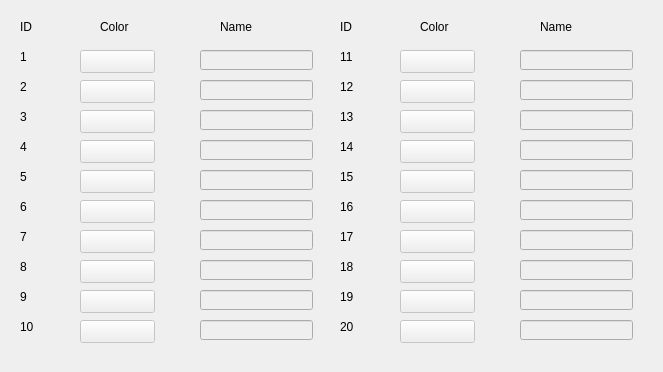
<?xml version="1.0" encoding="UTF-8"?>
<ui version="4.0">
 <class>landcover_dlg</class>
 <widget class="QDialog" name="landcover_dlg">
  <property name="geometry">
   <rect>
    <x>0</x>
    <y>0</y>
    <width>663</width>
    <height>372</height>
   </rect>
  </property>
  <property name="windowTitle">
   <string>Landcover</string>
  </property>
  <property name="windowIcon">
   <iconset resource="images.qrc">
    <normaloff>:/background/GenRiver logo.jpg</normaloff>:/background/GenRiver logo.jpg</iconset>
  </property>
  <widget class="QLineEdit" name="lcName_13">
   <property name="enabled">
    <bool>false</bool>
   </property>
   <property name="geometry">
    <rect>
     <x>520</x>
     <y>110</y>
     <width>113</width>
     <height>20</height>
    </rect>
   </property>
  </widget>
  <widget class="QLineEdit" name="lcName_7">
   <property name="enabled">
    <bool>false</bool>
   </property>
   <property name="geometry">
    <rect>
     <x>200</x>
     <y>230</y>
     <width>113</width>
     <height>20</height>
    </rect>
   </property>
  </widget>
  <widget class="QLineEdit" name="lcName_8">
   <property name="enabled">
    <bool>false</bool>
   </property>
   <property name="geometry">
    <rect>
     <x>200</x>
     <y>260</y>
     <width>113</width>
     <height>20</height>
    </rect>
   </property>
  </widget>
  <widget class="QLineEdit" name="lcName_12">
   <property name="enabled">
    <bool>false</bool>
   </property>
   <property name="geometry">
    <rect>
     <x>520</x>
     <y>80</y>
     <width>113</width>
     <height>20</height>
    </rect>
   </property>
  </widget>
  <widget class="QPushButton" name="lcColor_9">
   <property name="enabled">
    <bool>false</bool>
   </property>
   <property name="geometry">
    <rect>
     <x>80</x>
     <y>260</y>
     <width>75</width>
     <height>23</height>
    </rect>
   </property>
   <property name="text">
    <string/>
   </property>
  </widget>
  <widget class="QLineEdit" name="lcName_19">
   <property name="enabled">
    <bool>false</bool>
   </property>
   <property name="geometry">
    <rect>
     <x>520</x>
     <y>290</y>
     <width>113</width>
     <height>20</height>
    </rect>
   </property>
  </widget>
  <widget class="QPushButton" name="lcColor_16">
   <property name="enabled">
    <bool>false</bool>
   </property>
   <property name="geometry">
    <rect>
     <x>400</x>
     <y>200</y>
     <width>75</width>
     <height>23</height>
    </rect>
   </property>
   <property name="text">
    <string/>
   </property>
  </widget>
  <widget class="QLabel" name="label_16">
   <property name="geometry">
    <rect>
     <x>340</x>
     <y>320</y>
     <width>46</width>
     <height>13</height>
    </rect>
   </property>
   <property name="text">
    <string>20</string>
   </property>
  </widget>
  <widget class="QLineEdit" name="lcName_16">
   <property name="enabled">
    <bool>false</bool>
   </property>
   <property name="geometry">
    <rect>
     <x>520</x>
     <y>200</y>
     <width>113</width>
     <height>20</height>
    </rect>
   </property>
  </widget>
  <widget class="QLineEdit" name="lcName_20">
   <property name="enabled">
    <bool>false</bool>
   </property>
   <property name="geometry">
    <rect>
     <x>520</x>
     <y>320</y>
     <width>113</width>
     <height>20</height>
    </rect>
   </property>
  </widget>
  <widget class="QLabel" name="label_2">
   <property name="geometry">
    <rect>
     <x>100</x>
     <y>20</y>
     <width>46</width>
     <height>13</height>
    </rect>
   </property>
   <property name="text">
    <string>Color</string>
   </property>
  </widget>
  <widget class="QLineEdit" name="lcName_2">
   <property name="enabled">
    <bool>false</bool>
   </property>
   <property name="geometry">
    <rect>
     <x>200</x>
     <y>80</y>
     <width>113</width>
     <height>20</height>
    </rect>
   </property>
  </widget>
  <widget class="QLabel" name="label_21">
   <property name="geometry">
    <rect>
     <x>340</x>
     <y>170</y>
     <width>46</width>
     <height>13</height>
    </rect>
   </property>
   <property name="text">
    <string>15</string>
   </property>
  </widget>
  <widget class="QPushButton" name="lcColor_10">
   <property name="enabled">
    <bool>false</bool>
   </property>
   <property name="geometry">
    <rect>
     <x>80</x>
     <y>320</y>
     <width>75</width>
     <height>23</height>
    </rect>
   </property>
   <property name="text">
    <string/>
   </property>
  </widget>
  <widget class="QLineEdit" name="lcName_17">
   <property name="enabled">
    <bool>false</bool>
   </property>
   <property name="geometry">
    <rect>
     <x>520</x>
     <y>230</y>
     <width>113</width>
     <height>20</height>
    </rect>
   </property>
  </widget>
  <widget class="QPushButton" name="lcColor_6">
   <property name="enabled">
    <bool>false</bool>
   </property>
   <property name="geometry">
    <rect>
     <x>80</x>
     <y>170</y>
     <width>75</width>
     <height>23</height>
    </rect>
   </property>
   <property name="text">
    <string/>
   </property>
  </widget>
  <widget class="QLineEdit" name="lcName_10">
   <property name="enabled">
    <bool>false</bool>
   </property>
   <property name="geometry">
    <rect>
     <x>200</x>
     <y>320</y>
     <width>113</width>
     <height>20</height>
    </rect>
   </property>
  </widget>
  <widget class="QLabel" name="label_10">
   <property name="geometry">
    <rect>
     <x>20</x>
     <y>290</y>
     <width>46</width>
     <height>13</height>
    </rect>
   </property>
   <property name="text">
    <string>9</string>
   </property>
  </widget>
  <widget class="QLineEdit" name="lcName_9">
   <property name="enabled">
    <bool>false</bool>
   </property>
   <property name="geometry">
    <rect>
     <x>200</x>
     <y>290</y>
     <width>113</width>
     <height>20</height>
    </rect>
   </property>
  </widget>
  <widget class="QLineEdit" name="lcName_3">
   <property name="enabled">
    <bool>false</bool>
   </property>
   <property name="geometry">
    <rect>
     <x>200</x>
     <y>110</y>
     <width>113</width>
     <height>20</height>
    </rect>
   </property>
  </widget>
  <widget class="QLabel" name="label_25">
   <property name="geometry">
    <rect>
     <x>420</x>
     <y>20</y>
     <width>46</width>
     <height>13</height>
    </rect>
   </property>
   <property name="text">
    <string>Color</string>
   </property>
  </widget>
  <widget class="QLabel" name="label_7">
   <property name="geometry">
    <rect>
     <x>20</x>
     <y>200</y>
     <width>46</width>
     <height>13</height>
    </rect>
   </property>
   <property name="text">
    <string>6</string>
   </property>
  </widget>
  <widget class="QLineEdit" name="lcName_1">
   <property name="enabled">
    <bool>false</bool>
   </property>
   <property name="geometry">
    <rect>
     <x>200</x>
     <y>50</y>
     <width>113</width>
     <height>20</height>
    </rect>
   </property>
  </widget>
  <widget class="QLabel" name="label_24">
   <property name="geometry">
    <rect>
     <x>340</x>
     <y>20</y>
     <width>46</width>
     <height>13</height>
    </rect>
   </property>
   <property name="text">
    <string>ID</string>
   </property>
  </widget>
  <widget class="QPushButton" name="lcColor_14">
   <property name="enabled">
    <bool>false</bool>
   </property>
   <property name="geometry">
    <rect>
     <x>400</x>
     <y>140</y>
     <width>75</width>
     <height>23</height>
    </rect>
   </property>
   <property name="text">
    <string/>
   </property>
  </widget>
  <widget class="QLabel" name="label_18">
   <property name="geometry">
    <rect>
     <x>340</x>
     <y>290</y>
     <width>46</width>
     <height>13</height>
    </rect>
   </property>
   <property name="text">
    <string>19</string>
   </property>
  </widget>
  <widget class="QLabel" name="label_19">
   <property name="geometry">
    <rect>
     <x>340</x>
     <y>80</y>
     <width>46</width>
     <height>13</height>
    </rect>
   </property>
   <property name="text">
    <string>12</string>
   </property>
  </widget>
  <widget class="QPushButton" name="lcColor_13">
   <property name="enabled">
    <bool>false</bool>
   </property>
   <property name="geometry">
    <rect>
     <x>400</x>
     <y>110</y>
     <width>75</width>
     <height>23</height>
    </rect>
   </property>
   <property name="text">
    <string/>
   </property>
  </widget>
  <widget class="QLabel" name="label_22">
   <property name="geometry">
    <rect>
     <x>340</x>
     <y>140</y>
     <width>46</width>
     <height>13</height>
    </rect>
   </property>
   <property name="text">
    <string>14</string>
   </property>
  </widget>
  <widget class="QLabel" name="label_14">
   <property name="geometry">
    <rect>
     <x>20</x>
     <y>320</y>
     <width>46</width>
     <height>13</height>
    </rect>
   </property>
   <property name="text">
    <string>10</string>
   </property>
  </widget>
  <widget class="QLabel" name="label_20">
   <property name="geometry">
    <rect>
     <x>340</x>
     <y>110</y>
     <width>46</width>
     <height>13</height>
    </rect>
   </property>
   <property name="text">
    <string>13</string>
   </property>
  </widget>
  <widget class="QPushButton" name="lcColor_12">
   <property name="enabled">
    <bool>false</bool>
   </property>
   <property name="geometry">
    <rect>
     <x>400</x>
     <y>80</y>
     <width>75</width>
     <height>23</height>
    </rect>
   </property>
   <property name="text">
    <string/>
   </property>
  </widget>
  <widget class="QLineEdit" name="lcName_4">
   <property name="enabled">
    <bool>false</bool>
   </property>
   <property name="geometry">
    <rect>
     <x>200</x>
     <y>140</y>
     <width>113</width>
     <height>20</height>
    </rect>
   </property>
  </widget>
  <widget class="QLabel" name="label_4">
   <property name="geometry">
    <rect>
     <x>20</x>
     <y>50</y>
     <width>46</width>
     <height>13</height>
    </rect>
   </property>
   <property name="text">
    <string>1</string>
   </property>
  </widget>
  <widget class="QLabel" name="label_5">
   <property name="geometry">
    <rect>
     <x>20</x>
     <y>80</y>
     <width>46</width>
     <height>13</height>
    </rect>
   </property>
   <property name="text">
    <string>2</string>
   </property>
  </widget>
  <widget class="QPushButton" name="lcColor_15">
   <property name="enabled">
    <bool>false</bool>
   </property>
   <property name="geometry">
    <rect>
     <x>400</x>
     <y>170</y>
     <width>75</width>
     <height>23</height>
    </rect>
   </property>
   <property name="text">
    <string/>
   </property>
  </widget>
  <widget class="QLabel" name="label_26">
   <property name="geometry">
    <rect>
     <x>540</x>
     <y>20</y>
     <width>46</width>
     <height>13</height>
    </rect>
   </property>
   <property name="text">
    <string>Name</string>
   </property>
  </widget>
  <widget class="QLabel" name="label_23">
   <property name="geometry">
    <rect>
     <x>340</x>
     <y>50</y>
     <width>46</width>
     <height>13</height>
    </rect>
   </property>
   <property name="text">
    <string>11</string>
   </property>
  </widget>
  <widget class="QLabel" name="label_3">
   <property name="geometry">
    <rect>
     <x>220</x>
     <y>20</y>
     <width>46</width>
     <height>13</height>
    </rect>
   </property>
   <property name="text">
    <string>Name</string>
   </property>
  </widget>
  <widget class="QLabel" name="label_17">
   <property name="geometry">
    <rect>
     <x>340</x>
     <y>260</y>
     <width>46</width>
     <height>13</height>
    </rect>
   </property>
   <property name="text">
    <string>18</string>
   </property>
  </widget>
  <widget class="QPushButton" name="lcColor_20">
   <property name="enabled">
    <bool>false</bool>
   </property>
   <property name="geometry">
    <rect>
     <x>400</x>
     <y>320</y>
     <width>75</width>
     <height>23</height>
    </rect>
   </property>
   <property name="text">
    <string/>
   </property>
  </widget>
  <widget class="QLineEdit" name="lcName_11">
   <property name="enabled">
    <bool>false</bool>
   </property>
   <property name="geometry">
    <rect>
     <x>520</x>
     <y>50</y>
     <width>113</width>
     <height>20</height>
    </rect>
   </property>
  </widget>
  <widget class="QLineEdit" name="lcName_15">
   <property name="enabled">
    <bool>false</bool>
   </property>
   <property name="geometry">
    <rect>
     <x>520</x>
     <y>170</y>
     <width>113</width>
     <height>20</height>
    </rect>
   </property>
  </widget>
  <widget class="QLineEdit" name="lcName_5">
   <property name="enabled">
    <bool>false</bool>
   </property>
   <property name="geometry">
    <rect>
     <x>200</x>
     <y>170</y>
     <width>113</width>
     <height>20</height>
    </rect>
   </property>
  </widget>
  <widget class="QPushButton" name="lcColor_8">
   <property name="enabled">
    <bool>false</bool>
   </property>
   <property name="geometry">
    <rect>
     <x>80</x>
     <y>290</y>
     <width>75</width>
     <height>23</height>
    </rect>
   </property>
   <property name="text">
    <string/>
   </property>
  </widget>
  <widget class="QLabel" name="label_12">
   <property name="geometry">
    <rect>
     <x>20</x>
     <y>260</y>
     <width>46</width>
     <height>13</height>
    </rect>
   </property>
   <property name="text">
    <string>8</string>
   </property>
  </widget>
  <widget class="QLabel" name="label_11">
   <property name="geometry">
    <rect>
     <x>20</x>
     <y>230</y>
     <width>46</width>
     <height>13</height>
    </rect>
   </property>
   <property name="text">
    <string>7</string>
   </property>
  </widget>
  <widget class="QPushButton" name="lcColor_18">
   <property name="enabled">
    <bool>false</bool>
   </property>
   <property name="geometry">
    <rect>
     <x>400</x>
     <y>260</y>
     <width>75</width>
     <height>23</height>
    </rect>
   </property>
   <property name="text">
    <string/>
   </property>
  </widget>
  <widget class="QPushButton" name="lcColor_11">
   <property name="enabled">
    <bool>false</bool>
   </property>
   <property name="geometry">
    <rect>
     <x>400</x>
     <y>50</y>
     <width>75</width>
     <height>23</height>
    </rect>
   </property>
   <property name="text">
    <string/>
   </property>
  </widget>
  <widget class="QLabel" name="label_8">
   <property name="geometry">
    <rect>
     <x>20</x>
     <y>140</y>
     <width>46</width>
     <height>13</height>
    </rect>
   </property>
   <property name="text">
    <string>4</string>
   </property>
  </widget>
  <widget class="QPushButton" name="lcColor_3">
   <property name="enabled">
    <bool>false</bool>
   </property>
   <property name="geometry">
    <rect>
     <x>80</x>
     <y>110</y>
     <width>75</width>
     <height>23</height>
    </rect>
   </property>
   <property name="text">
    <string/>
   </property>
  </widget>
  <widget class="QLabel" name="label_9">
   <property name="geometry">
    <rect>
     <x>20</x>
     <y>170</y>
     <width>46</width>
     <height>13</height>
    </rect>
   </property>
   <property name="text">
    <string>5</string>
   </property>
  </widget>
  <widget class="QLabel" name="label_13">
   <property name="geometry">
    <rect>
     <x>340</x>
     <y>230</y>
     <width>46</width>
     <height>13</height>
    </rect>
   </property>
   <property name="text">
    <string>17</string>
   </property>
  </widget>
  <widget class="QPushButton" name="lcColor_1">
   <property name="enabled">
    <bool>false</bool>
   </property>
   <property name="geometry">
    <rect>
     <x>80</x>
     <y>50</y>
     <width>75</width>
     <height>23</height>
    </rect>
   </property>
   <property name="text">
    <string/>
   </property>
  </widget>
  <widget class="QLineEdit" name="lcName_14">
   <property name="enabled">
    <bool>false</bool>
   </property>
   <property name="geometry">
    <rect>
     <x>520</x>
     <y>140</y>
     <width>113</width>
     <height>20</height>
    </rect>
   </property>
  </widget>
  <widget class="QPushButton" name="lcColor_2">
   <property name="enabled">
    <bool>false</bool>
   </property>
   <property name="geometry">
    <rect>
     <x>80</x>
     <y>80</y>
     <width>75</width>
     <height>23</height>
    </rect>
   </property>
   <property name="text">
    <string/>
   </property>
  </widget>
  <widget class="QPushButton" name="lcColor_7">
   <property name="enabled">
    <bool>false</bool>
   </property>
   <property name="geometry">
    <rect>
     <x>80</x>
     <y>230</y>
     <width>75</width>
     <height>23</height>
    </rect>
   </property>
   <property name="text">
    <string/>
   </property>
  </widget>
  <widget class="QPushButton" name="lcColor_4">
   <property name="enabled">
    <bool>false</bool>
   </property>
   <property name="geometry">
    <rect>
     <x>80</x>
     <y>140</y>
     <width>75</width>
     <height>23</height>
    </rect>
   </property>
   <property name="text">
    <string/>
   </property>
  </widget>
  <widget class="QLabel" name="label_15">
   <property name="geometry">
    <rect>
     <x>340</x>
     <y>200</y>
     <width>46</width>
     <height>13</height>
    </rect>
   </property>
   <property name="text">
    <string>16</string>
   </property>
  </widget>
  <widget class="QLabel" name="label">
   <property name="geometry">
    <rect>
     <x>20</x>
     <y>20</y>
     <width>46</width>
     <height>13</height>
    </rect>
   </property>
   <property name="text">
    <string>ID</string>
   </property>
  </widget>
  <widget class="QLabel" name="label_6">
   <property name="geometry">
    <rect>
     <x>20</x>
     <y>110</y>
     <width>46</width>
     <height>13</height>
    </rect>
   </property>
   <property name="text">
    <string>3</string>
   </property>
  </widget>
  <widget class="QPushButton" name="lcColor_17">
   <property name="enabled">
    <bool>false</bool>
   </property>
   <property name="geometry">
    <rect>
     <x>400</x>
     <y>230</y>
     <width>75</width>
     <height>23</height>
    </rect>
   </property>
   <property name="text">
    <string/>
   </property>
  </widget>
  <widget class="QLineEdit" name="lcName_6">
   <property name="enabled">
    <bool>false</bool>
   </property>
   <property name="geometry">
    <rect>
     <x>200</x>
     <y>200</y>
     <width>113</width>
     <height>20</height>
    </rect>
   </property>
  </widget>
  <widget class="QLineEdit" name="lcName_18">
   <property name="enabled">
    <bool>false</bool>
   </property>
   <property name="geometry">
    <rect>
     <x>520</x>
     <y>260</y>
     <width>113</width>
     <height>20</height>
    </rect>
   </property>
  </widget>
  <widget class="QPushButton" name="lcColor_5">
   <property name="enabled">
    <bool>false</bool>
   </property>
   <property name="geometry">
    <rect>
     <x>80</x>
     <y>200</y>
     <width>75</width>
     <height>23</height>
    </rect>
   </property>
   <property name="text">
    <string/>
   </property>
  </widget>
  <widget class="QPushButton" name="lcColor_19">
   <property name="enabled">
    <bool>false</bool>
   </property>
   <property name="geometry">
    <rect>
     <x>400</x>
     <y>290</y>
     <width>75</width>
     <height>23</height>
    </rect>
   </property>
   <property name="text">
    <string/>
   </property>
  </widget>
 </widget>
 <resources>
  <include location="images.qrc"/>
 </resources>
 <connections/>
</ui>
